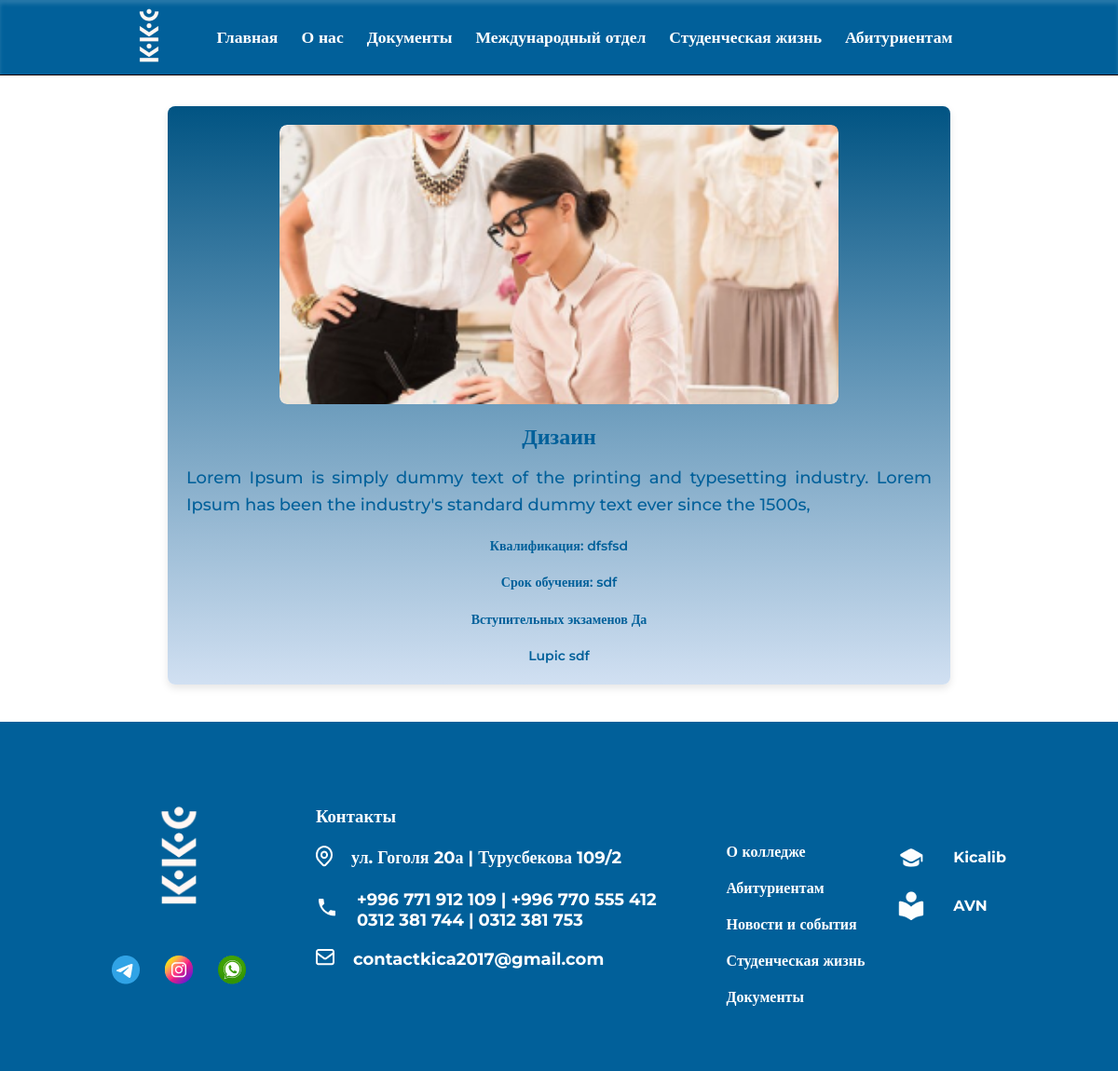
The page /course_detail/1/ on the database its author committed.
### main_page/models.py (models this page shows, shortened)
class Courses(models.Model):
    image = models.ImageField(
        upload_to="images/", null=True, verbose_name="Загрузите фото направления"
    )
    course_name = models.CharField(
        max_length=100, null=True, verbose_name="Укажите название курса"
    )
    qualification = models.CharField(
        max_length=100, verbose_name="укажите квалификацию", null=True
    )
    description = models.TextField(verbose_name="укажите описания к курсу", null=True)
    year_study = models.CharField(
        max_length=100, verbose_name="укажите срок обучения", null=True
    )
    exam = models.CharField(
        max_length=100,
        verbose_name="есть ли вступительные экзамены",
        default='teasdasdasdxt',
        null=True,
    )
    lupic_ic = models.TextField(verbose_name='Укажите Lupic', null=True, blank=True)
    class Meta:
        verbose_name = "направление"
        verbose_name_plural = "направления"

class Contact(models.Model):
    street = models.CharField(max_length=100, verbose_name="Укажите улицу")
    number_1 = models.CharField(max_length=100, verbose_name="Укажите номер телефона 1")
    number_2 = models.CharField(
        max_length=100, verbose_name="Укажите номер телефона 2", blank=True
    )
    number_3 = models.CharField(
        max_length=100, verbose_name="Укажите номер телефона 3", blank=True
    )
    number_4 = models.CharField(
        max_length=100, verbose_name="Укажите номер телефона 4", blank=True
    )
    email = models.EmailField(verbose_name="Укажите EMAIL", default="@gmail.com")
    class Meta:
        verbose_name = "контакт"
        verbose_name_plural = "контакты"

### main_page/views.py (the view)
def main_page_courses_details(request, id):
    if request.method == "GET":
        course_id = get_object_or_404(models.Courses, id=id)
        context = {
            "course_id": course_id,
        }
        return render(
            request, template_name="index_detail_courses.html", context=context
        )

### main_page/context_processors.py (called while the page is built)
def contact_processor(request):
    contact = Contact.objects.all()
    return {"contact": contact}

### templates/index_detail_courses.html
{% load static %}
{% include 'header.html' %}
<link rel="stylesheet" href="{% static 'css/details.css' %}">
<br><br><br><br><br><br>
    <div class="container">
      <div class="image-section">
        <img src="{{ course_id.image.url }}" alt="Переводческое дело" />
      </div>
      <div class="text-section">
        <h1 class="header-title">{{ course_id.course_name }}</h1>
        <p class="body-info">
         {{ course_id.description }}
        </p>
        <p class="small-text">
          Квалификация: {{ course_id.qualification }}<br />
        </p>
         <p class="small-text">
          Срок обучения: {{ course_id.year_study }}<br />
        </p>
        <p class="foot-text">Вступительных экзаменов {{ course_id.exam }}</p>
        <p class="foot-text">Lupic {{ course_id.lupic_ic }}</p>
      </div>
    </div>
{% include 'footer.html' %}

### templates/footer.html (shortened to what this page needs)
{% load static %}
<footer>
    <div class="foot_cont">
        <div class="logo">
            <div class="log_cont">
                <img src="{% static 'image_kkc/logo_transparent_blue 2.png' %}" alt="">
            </div>
            <div class="soc_net">
                <a href="#">
                    <img src="{% static 'image_kkc/soc_net/3337190045231025 1.png' %}" alt="">
                </a>
                <a target="_blank" href="https://www.instagram.com/kkc_kica?utm_source=ig_web_button_share_sheet&igsh=ZDNlZDc0MzIxNw==">
                    <img src="{% static 'image_kkc/soc_net/image 15.png' %}" alt="">
                </a>
                <a target="_blank" href="https://wa.me/996771912109">
                    <img src="{% static 'image_kkc/soc_net/image 16.png' %}" alt="">
                </a>
            </div>
        </div>
        <div class="contacts">
            <h3 class="contact_title">Контакты</h3>
            {% if contact %}
                {% for item in contact %}
                    <div class="contact_item">
                        <span>
                            <img src="{% static 'image_kkc/icon/Icon_location.png' %}" alt="">
                        </span>
                        <a href="#">
                            <h3>{{ item.street }}</h3>
                        </a>
                    </div>
                    <div class="contact_item">
                        <span>
                            <img src="{% static 'image_kkc/icon/local_phone.png' %}" alt="">
                        </span>
                        <a href="#">
                            <h3>{{ item.number_1 }} | {{ item.number_2 }}<br>
                                {{ item.number_3 }} | {{ item.number_4 }}</h3>
                        </a>
                    </div>
                    <div class="contact_item">
                        <span>
                            <img src="{% static 'image_kkc/icon/Icon.png' %}" alt="">
                        </span>
                        <a href="#">
                            <h3>{{ item.email }}</h3>
                        </a>
                    </div>
                {% endfor %}
            {% endif %}
        </div>
        <div class="nav_footer">
            <h6><a href="{% url 'about_us' %}" class="link_nav">О колледже</a></h6>
            <h6><a href="#" class="link_nav">Абитуриентам</a></h6>
            <h6><a href="{% url 'news_list' %}" class="link_nav">Новости и события</a></h6>
            <h6><a href="#" class="link_nav">Студенческая жизнь</a></h6>
            <h6><a href="{% url 'documents' %}" class="link_nav">Документы</a></h6>
        </div>
        <div class="stud_tools">
            <div class="tool_1">
                <img src="{% static 'image_kkc/icon/kicalib.png' %}" alt="">
                <h6 class="footer_tool"><a class="tool_item" href="#">Kicalib</a></h6>
            </div>
            <div class="tool_1">
                <img src="{% static 'image_kkc/icon/avn.png' %}" alt="">
                <h6 class="footer_tool"><a class="tool_item" href="http://212.112.103.155:85/">AVN</a></h6>
            </div>
        </div>
    </div>
</footer>
</body>
</html>

### static/css/index.css (style rules this page uses)
* { padding: 0; margin: 0; text-decoration: none; }
body { font-family: Montserrat; font-weight: 400; top: 0px !important; }
footer { width: 100%; height: auto; background-color: #01609A; display: flex; justify-content: center; margin-top: 40px; }
.foot_cont { width: 80%; padding-top: 70px; padding-bottom: 70px; display: flex; justify-content: space-between; flex-wrap: wrap; color: #fff !important; }
.log_cont img { width: 9rem; }
.soc_net { display: flex; justify-content: space-between; margin-top: 30px; }
.contacts { margin-top: 20px; margin-left: 40px; }
.contact_item { display: flex; align-items: center; gap: 20px; margin-top: 20px; }
.contact_item a { color: #fff; }
.nav_footer { display: block; margin-left: 40px; margin-top: 40px; }
.stud_tools { margin-top: 40px; }
a { color: #ffff; }
.nav_footer h6 { margin-top: 20px; color: white; font-size: 16px; font-weight: 600; }
.nav_footer h6 a { text-decoration: none; color: white; }
.contact_item a { text-decoration: none; }
.tool_1 a { text-decoration: none; color: white; }
.tool_1 { display: flex; align-items: center; gap: 30px; margin-top: 20px; }
.tool_item { font-size: 16px; }

### static/css/header.css (style rules this page uses)
.contact_item a h3 { font-size: 18px; }

### static/css/details.css (style rules this page uses)
.container { display: flex; flex-direction: column; align-items: center; max-width: 800px; margin: auto; background: linear-gradient(to bottom, #015483, #D1E0F2); padding: 20px; box-shadow: 0 4px 8px rgba(0, 0, 0, 0.1); border-radius: 8px; }
.image-section { width: 100%; max-width: 600px; height: 300px; border-radius: 8px; overflow: hidden; }
.image-section img { width: 100%; height: 100%; object-fit: cover; border-radius: 8px; }
.text-section { width: 100%; color: rgba(1, 96, 154, 1); padding-top: 20px; }
.header-title { font-size: 24px; color: rgba(1, 96, 154, 1); margin: 0 0 16px; font-weight: 700; text-align: center; }
.body-info { font-size: 18px; line-height: 1.6; margin: 0 0 12px; font-weight: 500; text-align: justify; }
.small-text, .foot-text { font-size: 14px; line-height: 1.4; color: rgba(1, 96, 154, 1); margin-top: 20px; font-weight: 600; text-align: center; }

### rows shown on the page
Courses: image (picture), course_name "Дизаин", description "Lorem Ipsum is simply dummy text of the printing and typesetting industry. Lorem Ipsum has been the industry's standard dummy text ever since the 1500s,", qualification "dfsfsd", year_study "sdf", exam "Да", lupic_ic "sdf"
Contact: street "ул. Гоголя 20а | Турусбекова 109/2", number_1 "+996 771 912 109", number_2 "+996 770 555 412", number_3 "0312 381 744", number_4 "0312 381 753", email "contactkica2017@gmail.com"
